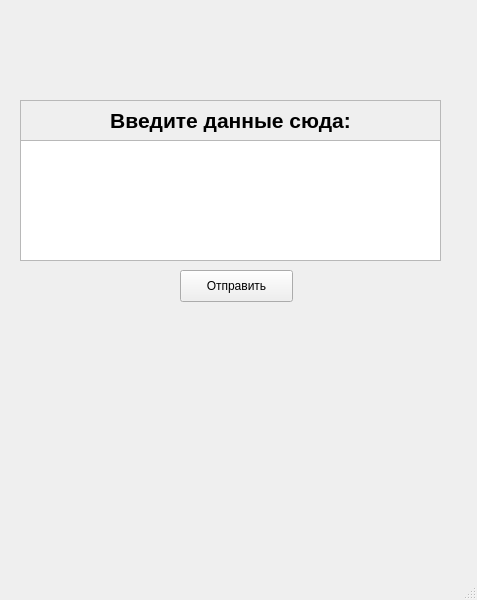
<?xml version="1.0" encoding="UTF-8"?>
<ui version="4.0">
 <class>MainWindow</class>
 <widget class="QMainWindow" name="MainWindow">
  <property name="geometry">
   <rect>
    <x>0</x>
    <y>0</y>
    <width>477</width>
    <height>600</height>
   </rect>
  </property>
  <property name="windowTitle">
   <string>MainWindow</string>
  </property>
  <widget class="QWidget" name="centralwidget">
   <widget class="QTextEdit" name="textEdit">
    <property name="geometry">
     <rect>
      <x>20</x>
      <y>140</y>
      <width>421</width>
      <height>121</height>
     </rect>
    </property>
   </widget>
   <widget class="QPushButton" name="pushButton">
    <property name="geometry">
     <rect>
      <x>180</x>
      <y>270</y>
      <width>113</width>
      <height>32</height>
     </rect>
    </property>
    <property name="text">
     <string>Отправить</string>
    </property>
   </widget>
   <widget class="QLabel" name="label">
    <property name="geometry">
     <rect>
      <x>20</x>
      <y>100</y>
      <width>421</width>
      <height>41</height>
     </rect>
    </property>
    <property name="font">
     <font>
      <pointsize>16</pointsize>
      <weight>75</weight>
      <bold>true</bold>
      <stylestrategy>PreferAntialias</stylestrategy>
     </font>
    </property>
    <property name="layoutDirection">
     <enum>Qt::LeftToRight</enum>
    </property>
    <property name="frameShape">
     <enum>QFrame::StyledPanel</enum>
    </property>
    <property name="frameShadow">
     <enum>QFrame::Plain</enum>
    </property>
    <property name="lineWidth">
     <number>3</number>
    </property>
    <property name="midLineWidth">
     <number>3</number>
    </property>
    <property name="text">
     <string>Введите данные сюда:</string>
    </property>
    <property name="textFormat">
     <enum>Qt::AutoText</enum>
    </property>
    <property name="alignment">
     <set>Qt::AlignCenter</set>
    </property>
   </widget>
  </widget>
  <widget class="QStatusBar" name="statusbar"/>
 </widget>
 <resources/>
 <connections/>
</ui>
